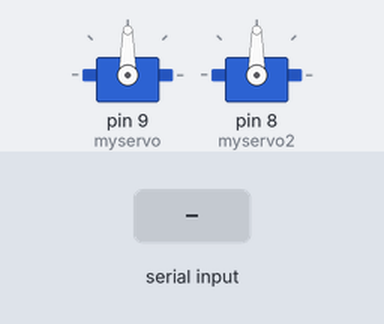
This sketch was run on a simulated Arduino Uno, built with avr-gcc and run on an emulated ATmega328P. Shown: 2 × servo. The test bench sets the inputs (shaded band). What the sketch prints to the serial monitor is not drawn.

Above: at 1.2 s.
1.3 s: "90,45\n" received over Serial
At 1.6 s:
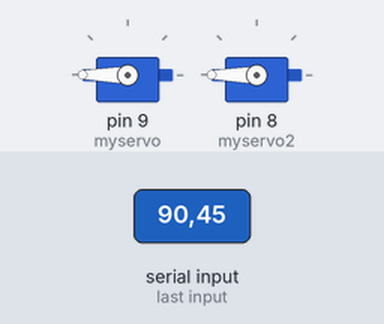
2.8 s: "5\n" received over Serial
At 3.7 s:
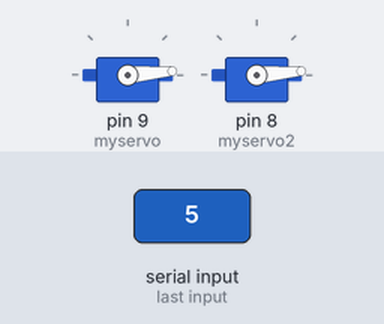
4.3 s: "30,150\n" received over Serial
At 5.2 s:
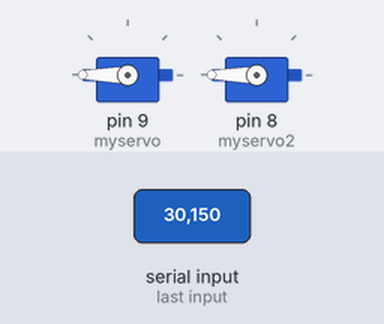
5.8 s: "90\n" received over Serial
At 6.1 s:
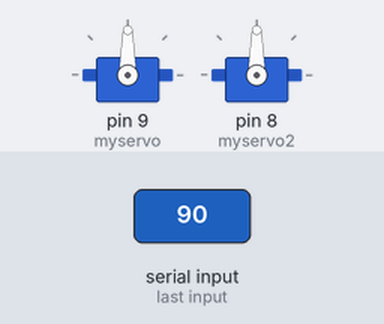
Timing chart, 0 to 8.3 s (numbered marks = the images above; inputs shaded):
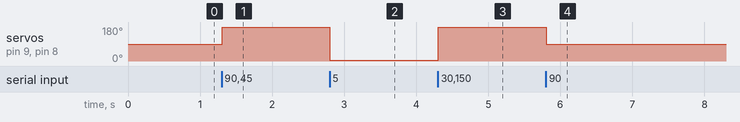

The sketch:

Servo_test.ino
```cpp
//---- Written by: Yuting Chan for 4A project
//---- The following codes allow you to control 2 servos providing
//---- them with the same angle input from the serial monitor.
//---- The pins used is PIN 9 and PIN 8

#include <Servo.h>

String inString = "";    // string to hold input
Servo myservo;
Servo myservo2;
//int pos = 0;    // variable to store the servo position

void setup() {
  myservo.attach(9);  // attaches the servo on pin 9 to the servo object
  myservo2.attach(8);
  Serial.begin(9600);
//  Serial.write("Power On");
}

void loop(){
  while (Serial.available() > 0)
  {
    int inChar = Serial.read();
    if (isDigit(inChar)) {
      // convert the incoming byte to a char
      // and add it to the string:
      inString += (char)inChar;
    }
    // if you get a newline, print the string,
    // then the string's value:
    if (inChar == '\n') {
      Serial.print(inString);
      myservo.write(inString.toInt());
      myservo2.write(inString.toInt());
      Serial.flush();
      // clear the string for new input:
      inString = "";
    }
  }
}


//void loop() {
//  for (pos = 0; pos <= 180; pos += 1) { // goes from 0 degrees to 180 degrees
//    // in steps of 1 degree
//    myservo.write(pos);              // tell servo to go to position in variable 'pos'
//    delay(15);                       // waits 15ms for the servo to reach the position
//  }
//  for (pos = 180; pos >= 0; pos -= 1) { // goes from 180 degrees to 0 degrees
//    myservo.write(pos);              // tell servo to go to position in variable 'pos'
//    delay(15);                       // waits 15ms for the servo to reach the position
//  }
//}
```

Measured:
- after the input at 1.3 s, servo on pin 9 (myservo), servo on pin 8 (myservo2): 90° → 180° at once
- after the input at 2.8 s, servo on pin 9 (myservo), servo on pin 8 (myservo2): 180° → 5° at once
- after the input at 4.3 s, servo on pin 9 (myservo), servo on pin 8 (myservo2): 5° → 180° at once
- after the input at 5.8 s, servo on pin 9 (myservo), servo on pin 8 (myservo2): 180° → 90° at once
